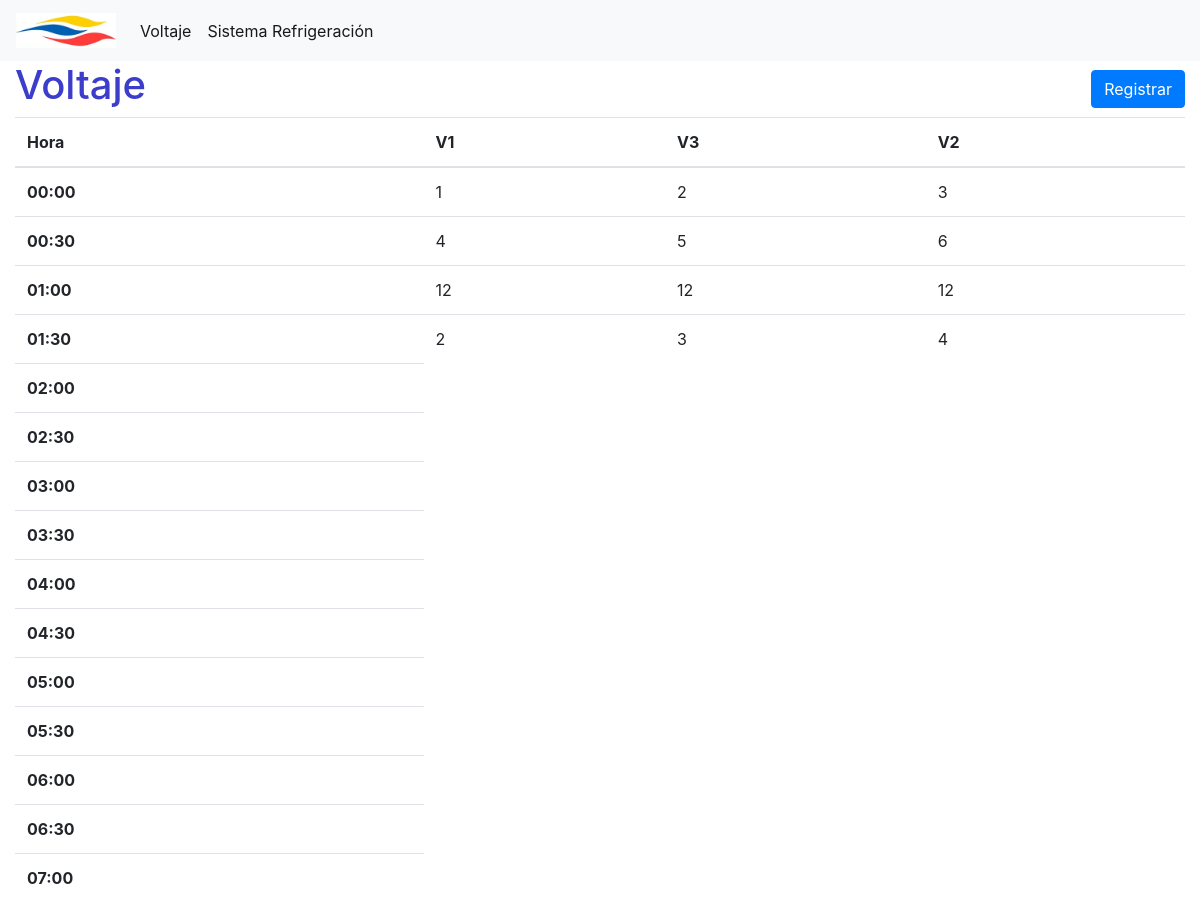
The page /voltaje (upper part) on the database as committed earlier.
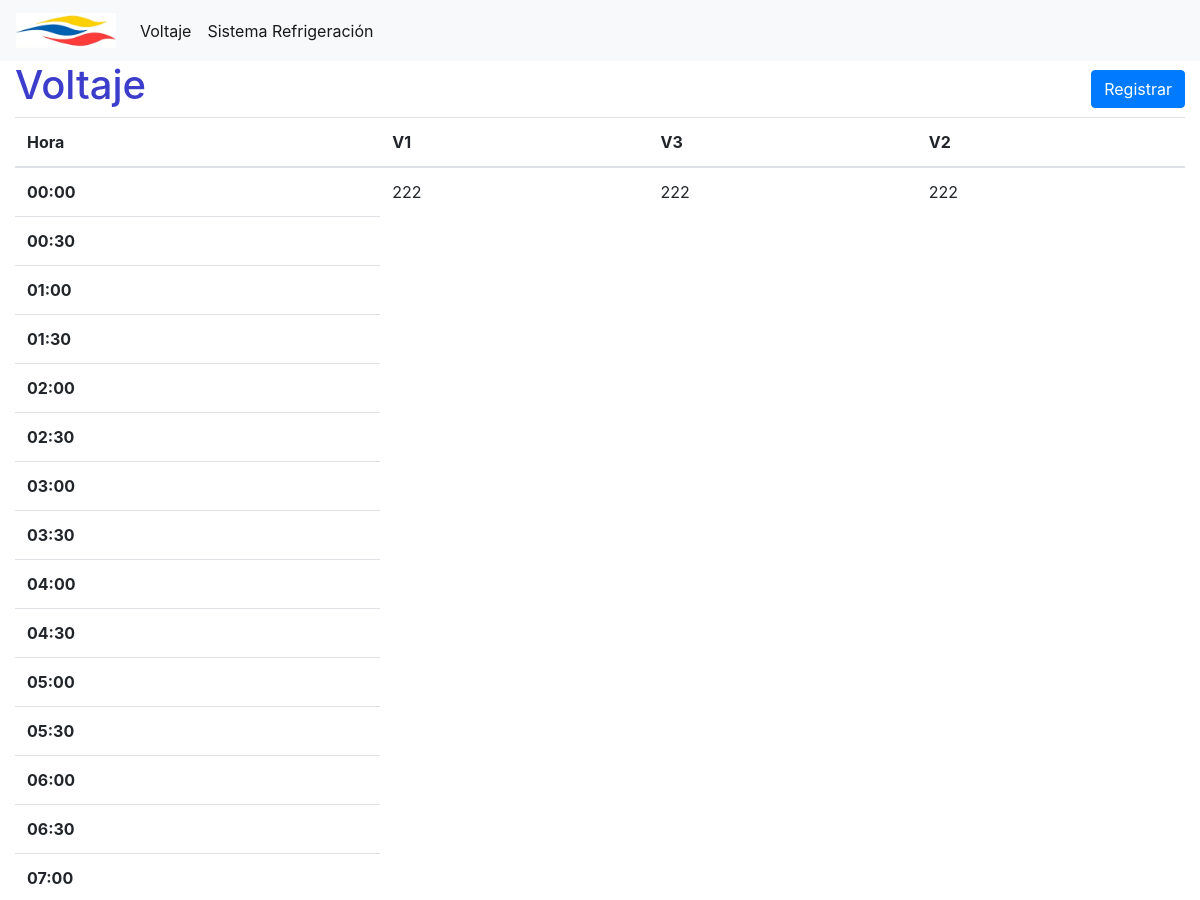
The same page on the database as committed later.
### tables this page shows
CREATE TABLE voltajes(
    hora TEXT PRIMARY KEY,
    v1 INTEGER NOT NULL,
    v2 INTEGER NOT NULL,
    v3 INTEGER NOT NULL

);

### app.py (the view)
@app.route('/voltaje')
def voltaje():
    conn =  get_db_connection()
    voltajes =  conn.execute('SELECT * FROM voltajes').fetchall()
    horas =  conn.execute('SELECT hora FROM voltajes').fetchall()
    conn.close()
    hhmm = hh_mm()
    return render_template('voltaje.html', voltajes = voltajes, hhmm = hhmm, horas=horas)

### app.py (called while the page is built)
def get_db_connection():
    conn = sqlite3.connect('database.db')
    conn.row_factory = sqlite3.Row
    return conn

def hh_mm():
    hhmm = []
    for hh in range(24):
        if hh < 10:
            h = '0{}'.format(hh)
        else:
            h = hh
        hhmm.append('{}:00'.format(h))
        hhmm.append('{}:30'.format(h))
    return hhmm

### templates/voltaje.html (shortened to what this page needs)
{% extends 'base.html' %}
{% block content %}
    <div class="header-content">
        <h1>{% block title %} Voltaje {% endblock %} </h1>
        <a href="{{ url_for('create')}}">
            <button class="btn btn-primary">Registrar</button>
        </a>
    </div>
    <table class="table">
        <thead>
            <tr>
                <th scope="col">Hora</th>
                <th scope="col">V1</th>
                <th scope="col">V3</th>
                <th scope="col">V2</th>
            </tr>
        </thead>
        <tbody>
            {% for hm in hhmm %}
                <tr>
                    <th>{{hm}}</th>
                        {% for voltaje in voltajes %}
                            {% if voltaje['hora'] == hm %}
                            <td>{{ voltaje['v1'] }}</td>
                            <td>{{ voltaje['v2'] }}</td>
                            <td>{{ voltaje['v3'] }}</td>
                            {% endif %}
                        {% endfor %}
                </tr>
            {% endfor %}
        </tbody>
    </table>
{% endblock %}

### templates/base.html (shortened to what this page needs)
<!DOCTYPE html>
<html lang="en">
<head>
    <link rel="stylesheet" href="https://cdn.jsdelivr.net/npm/bootstrap@4.5.3/dist/css/bootstrap.min.css">
    <link rel="stylesheet" href="{{ url_for('static', filename= 'css/style.css') }}">
</head>
<body>
    <nav class="navbar navbar-expand-md navbar-light bg-light">
        <a class="navbar-brand" href="{{ url_for('index')}}">
            <img id="logo" src="{{ url_for('static', filename= 'images/logo.png') }}" alt="Logo">
        </a>
        <div class="collapse navbar-collapse" id="navbarNav">
            <ul class="navbar-nav">
                <li class="nav-item active">
                    <a class="nav-link" href="{{url_for('voltaje')}}">Voltaje</a>
                </li>
                <li class="nav-item active">
                    <a class="nav-link"  href="{{url_for('refrigeracion')}}">Sistema Refrigeración</a>
                </li>
            </ul>
        </div>
    </nav>
    <div class="container-fluid">
        {% block content %}
        {% endblock %}
    </div>
</body>
</html>

### static/css/style.css (style rules this page uses)
#logo { width: 100px; }
h1 { color: rgb(61, 61, 203); }
.header-content { display: flex; flex-direction: row; }
.header-content a { align-self: center; justify-self: end; margin-left: auto; margin-right: 0; }

Rows that differ between the two databases and show on the page:
removed voltajes: v1 "4", v2 "5", v3 "6", shown under "00:30"
removed voltajes: v1 "12", v2 "12", v3 "12", shown under "01:00"
removed voltajes: v1 "2", v2 "3", v3 "4", shown under "01:30"
changed voltajes: v1 "1" → "222"; v2 "2" → "222"; v3 "3" → "222"
